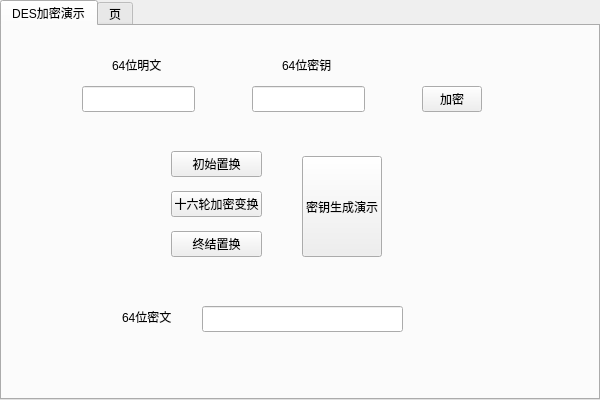
<?xml version="1.0" encoding="UTF-8"?>
<ui version="4.0">
 <class>DesUi</class>
 <widget class="QTabWidget" name="DesUi">
  <property name="geometry">
   <rect>
    <x>0</x>
    <y>0</y>
    <width>600</width>
    <height>400</height>
   </rect>
  </property>
  <property name="windowTitle">
   <string>TabWidget</string>
  </property>
  <property name="currentIndex">
   <number>0</number>
  </property>
  <widget class="QWidget" name="tab">
   <attribute name="title">
    <string>DES加密演示</string>
   </attribute>
   <widget class="QLabel" name="label">
    <property name="geometry">
     <rect>
      <x>110</x>
      <y>30</y>
      <width>58</width>
      <height>18</height>
     </rect>
    </property>
    <property name="text">
     <string>64位明文</string>
    </property>
   </widget>
   <widget class="QLabel" name="label_2">
    <property name="geometry">
     <rect>
      <x>280</x>
      <y>30</y>
      <width>58</width>
      <height>18</height>
     </rect>
    </property>
    <property name="text">
     <string>64位密钥</string>
    </property>
   </widget>
   <widget class="QLabel" name="label_3">
    <property name="geometry">
     <rect>
      <x>120</x>
      <y>280</y>
      <width>58</width>
      <height>21</height>
     </rect>
    </property>
    <property name="text">
     <string>64位密文</string>
    </property>
   </widget>
   <widget class="QLineEdit" name="lineEdit_mText">
    <property name="geometry">
     <rect>
      <x>80</x>
      <y>60</y>
      <width>113</width>
      <height>26</height>
     </rect>
    </property>
    <property name="autoFillBackground">
     <bool>false</bool>
    </property>
   </widget>
   <widget class="QLineEdit" name="lineEdit_Key">
    <property name="geometry">
     <rect>
      <x>250</x>
      <y>60</y>
      <width>113</width>
      <height>26</height>
     </rect>
    </property>
   </widget>
   <widget class="QLineEdit" name="lineEdit_cText">
    <property name="geometry">
     <rect>
      <x>200</x>
      <y>280</y>
      <width>201</width>
      <height>26</height>
     </rect>
    </property>
    <property name="echoMode">
     <enum>QLineEdit::Normal</enum>
    </property>
    <property name="readOnly">
     <bool>true</bool>
    </property>
   </widget>
   <widget class="QPushButton" name="pushButton_Encrypt">
    <property name="geometry">
     <rect>
      <x>420</x>
      <y>60</y>
      <width>60</width>
      <height>26</height>
     </rect>
    </property>
    <property name="text">
     <string>加密</string>
    </property>
   </widget>
   <widget class="QPushButton" name="pushButton_2">
    <property name="geometry">
     <rect>
      <x>169</x>
      <y>125</y>
      <width>91</width>
      <height>26</height>
     </rect>
    </property>
    <property name="text">
     <string>初始置换</string>
    </property>
   </widget>
   <widget class="QPushButton" name="pushButton_3">
    <property name="geometry">
     <rect>
      <x>169</x>
      <y>165</y>
      <width>91</width>
      <height>26</height>
     </rect>
    </property>
    <property name="text">
     <string>十六轮加密变换</string>
    </property>
   </widget>
   <widget class="QPushButton" name="pushButton_4">
    <property name="geometry">
     <rect>
      <x>169</x>
      <y>205</y>
      <width>91</width>
      <height>26</height>
     </rect>
    </property>
    <property name="text">
     <string>终结置换</string>
    </property>
   </widget>
   <widget class="QPushButton" name="pushButton_5">
    <property name="geometry">
     <rect>
      <x>300</x>
      <y>130</y>
      <width>80</width>
      <height>101</height>
     </rect>
    </property>
    <property name="text">
     <string>密钥生成演示</string>
    </property>
   </widget>
  </widget>
  <widget class="QWidget" name="tab_2">
   <attribute name="title">
    <string>页</string>
   </attribute>
  </widget>
 </widget>
 <resources/>
 <connections/>
</ui>
